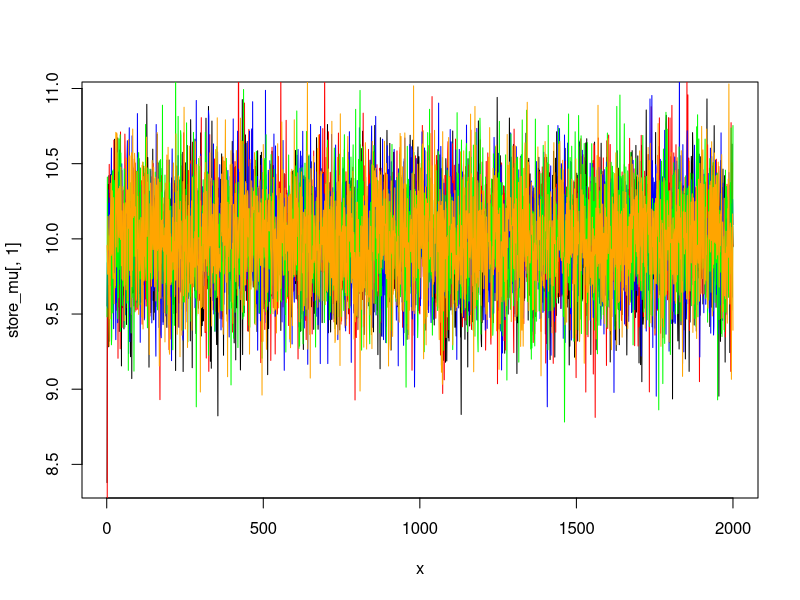
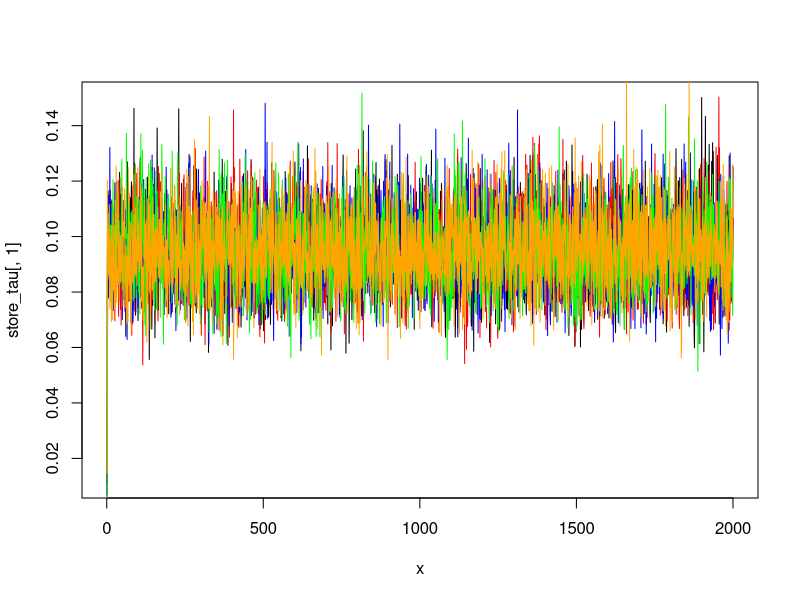
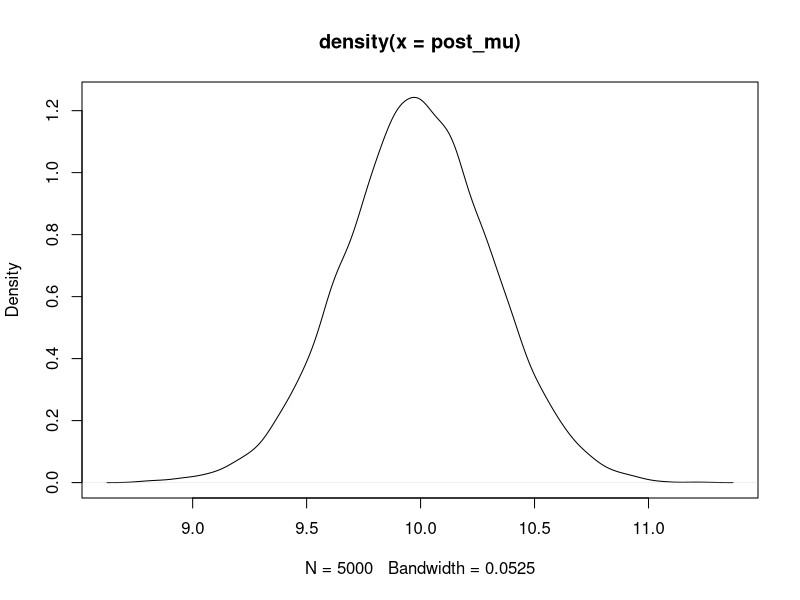
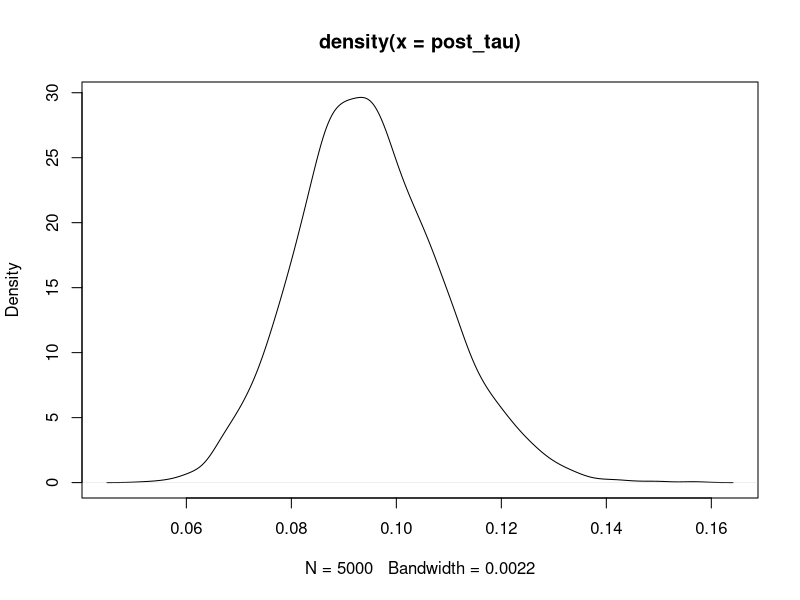

Recreate these plots in R, in order.
## ---- chunk 1
knitr::opts_chunk$set(echo = TRUE)
## ---- chunk 2
#optionally set seed for  reproducibility
set.seed(29661)
## ---- chunk 3
mu <- 10
tau <- 0.1
Y <- rnorm(n=100,mean=mu,sd=1/sqrt(tau))
summary(Y)

##get sample mean and sample size
Ybar <- mean(Y)
n <- length(Y)
## ---- chunk 4

#its made up data anyway so # we'll just use conventional #uninformative priors
m_prior <- 0      #prior mean for mu
kappa_prior <- 0.001 #prior precision for mu

a <- 0.01  #prior shape parameter for tau
b <- 0.01  #second parameter of Gamma prior for tau (R calls this "rate")

##set-up for Gibbs sampler

nchains <- 5
nsim <- 2000

burnin <- 1000

##set-up objects for storing simulated values of mu and tau
store_mu <- matrix(NA, nrow=nsim,ncol=nchains)
store_tau <- matrix(NA,nrow=nsim,ncol=nchains)
## ---- chunk 5
for (j in 1:nchains) {
##draw staring value for mu. Usually it would be good practice to
##find a reasonable approximation and draw staring values from an       #over-dispersed version of this. However in this simple problem any reasonable approximation would virtually solve the problem. So instead 
#I will just draw from modified version of the prior; modified to lessen  the probabilityof obtaining extreme starting points.
  
  mu <- rnorm(n=1,mean=m_prior,sd=1/sqrt(0.01))
  
  for (i in 1:nsim) {
    
    ###update tau
    a_post <- a + n/2
    b_post <- b + 0.5*sum((Y-mu)^2)
    tau <- rgamma(n=1,shape=a_post,rate=b_post)
  
  ##update mu
    m_post <- (tau*n*Ybar + kappa_prior*m_prior) / (tau*n + kappa_prior)
    kappa_post <- tau*n + kappa_prior
    mu <- rnorm(n=1,mean=m_post,sd=1/sqrt(kappa_post))

  ##store current values of mu and tau
    store_mu[i,j] <- mu
    store_tau[i,j] <- tau
    
    
  }
  
}
## ---- chunk 6
post_mu <- store_mu[(burnin+1):nsim,]
post_tau <- store_tau[(burnin+1):nsim,]
## ---- chunk 7
##Chunk each  posterior  chains into  two pieces  
## and reassemble as a matrix

possize <- nrow(post_mu) #actual posterior sample size

n1 <- round(possize/2)  ##size of first chunk

chunk1_mu <- post_mu[1:n1,]
chunk2_mu <- post_mu[(round(possize/2)+1):possize,]

postmu_chunked <- cbind(chunk1_mu,chunk2_mu)

str(postmu_chunked)

chain_mean_mu <- colMeans(postmu_chunked)
#obtain the within chain variance
chain_sd_mu <- apply(postmu_chunked,MARGIN=2,FUN=sd)
chain_var_mu <- chain_sd_mu^2
W_mu = mean(chain_var_mu)


##get between chain variance

possize_chunked <- nrow(postmu_chunked)

B_mu <- possize_chunked*(sd(chain_mean_mu))^2

##Build Vplus
Vplus_mu <- ( ((possize_chunked-1)/possize_chunked) * W_mu + (1/possize_chunked)*B_mu )

Rhat_mu <- sqrt(Vplus_mu/W_mu)

Rhat_mu


##compute  estimated effective sample size, using Coda

postmu.mcmc <- coda::as.mcmc(postmu_chunked )

codaNeff_mu_chains <- coda::effectiveSize(postmu.mcmc)

codaNeff_mu_chains

codaNeff_mu <-  sum(codaNeff_mu_chains)
codaNeff_mu
## ---- chunk 8
###traceplots - all iterations
x <- seq(from=1,to=nsim,by=1)
plot(x,store_mu[,1],type="l")
lines(x,store_mu[,2],col="red")
lines(x,store_mu[,3],col="blue")
lines(x,store_mu[,4],col="green")
lines(x,store_mu[,5],col="orange")
## ---- chunk 9
##Chunk each  posterior  chains into  two pieces  
## and reassemble as a matrix

possize <- nrow(post_tau) #actual posterior sample size

n1 <- round(possize/2)  ##size of first chunk

chunk1_tau <- post_tau[1:n1,]
chunk2_tau <- post_tau[(round(possize/2)+1):possize,]

posttau_chunked <- cbind(chunk1_tau,chunk2_tau)

str(posttau_chunked)

chain_mean_tau <- colMeans(posttau_chunked)
#obtain the within chain variance
chain_sd_tau <- apply(posttau_chunked,MARGIN=2,FUN=sd)
chain_var_tau <- chain_sd_tau^2
W_tau = mean(chain_var_tau)


##get between chain variance

possize_chunked <- nrow(posttau_chunked)

B_tau <- possize_chunked*(sd(chain_mean_tau))^2

##Build Vplus
Vplus_tau <- ( ((possize_chunked-1)/possize_chunked) * W_tau + (1/possize_chunked)*B_tau )

Rhat_tau <- sqrt(Vplus_tau/W_tau)

Rhat_tau


##compute  estimated effective sample size, using Coda

posttau.mcmc <- coda::as.mcmc(posttau_chunked )

codaNeff_tau_chains <- coda::effectiveSize(posttau.mcmc)

codaNeff_tau_chains

codaNeff_tau <-  sum(codaNeff_tau_chains)
codaNeff_tau

## ---- chunk 10
###traceplots - all iterations
x <- seq(from=1,to=nsim,by=1)
plot(x,store_tau[,1],type="l")
lines(x,store_tau[,2],col="red")
lines(x,store_tau[,3],col="blue")
lines(x,store_tau[,4],col="green")
lines(x,store_tau[,5],col="orange")
## ---- chunk 11
probs <- c(0.025,0.5,0.975)

quantile(post_mu,probs)
quantile(post_tau,probs)
## ---- chunk 12
plot(density(post_mu))
plot(density(post_tau))
